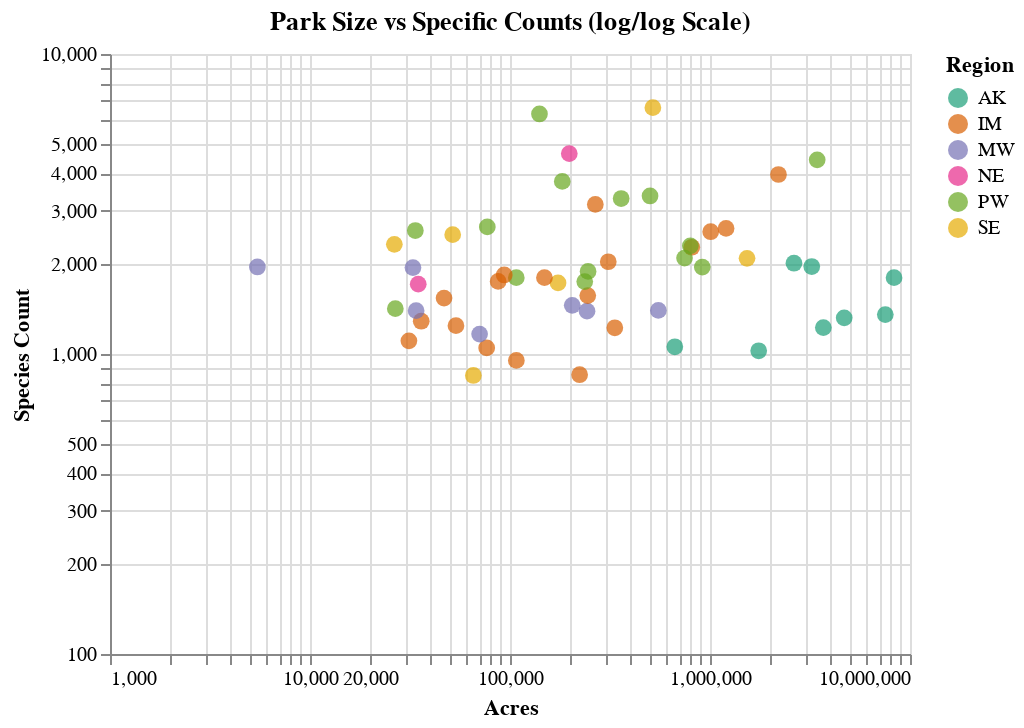

Notebook code for this chart:
### Markdown cell above
## Q5 - Compare the Acres to Species Count

On a log/log scale compare the total species count (only the rows where "Species Type" is "All Types") with the park size. Encode the region using the same color scale as above. Add a tool tip to see the park name, Species Count, and Acres.

Add a `selection_multi` that will highlight the selected data by turning unselected data light gray.

### Code cell
# your code here

park_select = alt.selection_multi(fields = ['Park Name'])

scatter = alt.Chart(df_species_final[df_species_final['Species Type'] == 'All Types']).mark_circle(size = 70).encode(
    
    x = alt.X('Acres:Q',
              scale = alt.Scale(type = 'log')
              ),

    y = alt.Y('Species Count:Q',
              scale = alt.Scale(type = 'log')
              ),

    color = alt.condition(park_select,
                      alt.Color('Region:O', scale = alt.Scale(scheme='dark2')),
                      alt.value('lightgray')
                      ),
    tooltip = ['Park Name', 'Species Count', 'Acres']

).add_selection(
    
    park_select
    
).properties( width = 400, height = 300, title = 'Park Size vs Specific Counts (log/log Scale)')

scatter

### Figure 1 — Vega-Lite specification as saved in the notebook (floating-point values rounded to 4 significant figures)
{"config": {"view": {"continuousWidth": 400, "continuousHeight": 300}}, "data": {"name": "data-9e8799fd04c0f3db67c4a0d71cf80918"}, "mark": {"type": "circle", "size": 70}, "encoding": {"color": {"condition": {"field": "Region", "scale": {"scheme": "dark2"}, "type": "ordinal", "selection": "selector001"}, "value": "lightgray"}, "tooltip": [{"field": "Park Name", "type": "nominal"}, {"field": "Species Count", "type": "quantitative"}, {"field": "Acres", "type": "quantitative"}], "x": {"field": "Acres", "scale": {"type": "log"}, "type": "quantitative"}, "y": {"field": "Species Count", "scale": {"type": "log"}, "type": "quantitative"}}, "height": 300, "selection": {"selector001": {"type": "multi", "fields": ["Park Name"]}}, "title": "Park Size vs Specific Counts (log/log Scale)", "width": 400, "$schema": "https://vega.github.io/schema/vega-lite/v4.17.0.json", "datasets": {"data-9e8799fd04c0f3db67c4a0d71cf80918": [{"UNIT_CODE": "ACAD", "Species Type": "All Types", "Species Count": 1709.0, "Park Name": "Acadia National Park", "Acres": 34770.0, "Region": "NE"}, {"UNIT_CODE": "ARCH", "Species Type": "All Types", "Species Count": 1048.0, "Park Name": "Arches National Park", "Acres": 76460.0, "Region": "IM"}, {"UNIT_CODE": "BADL", "Species Type": "All Types", "Species Count": 1389.0, "Park Name": "Badlands National Park", "Acres": 242700.0, "Region": "MW"}, {"UNIT_CODE": "BIBE", "Species Type": "All Types", "Species Count": 2269.0, "Park Name": "Big Bend National Park", "Acres": 810900.0, "Region": "IM"}, {"UNIT_CODE": "BISC", "Species Type": "All Types", "Species Count": 1726.0, "Park Name": "Biscayne National Park", "Acres": 173800.0, "Region": "SE"}, {"UNIT_CODE": "BLCA", "Species Type": "All Types", "Species Count": 1106.0, "Park Name": "Black Canyon of the Gunnison National Park", "Acres": 31230.0, "Region": "IM"}, {"UNIT_CODE": "BRCA", "Species Type": "All Types", "Species Count": 1286.0, "Park Name": "Bryce Canyon National Park", "Acres": 35990.0, "Region": "IM"}, {"UNIT_CODE": "CANY", "Species Type": "All Types", "Species Count": 1223.0, "Park Name": "Canyonlands National Park", "Acres": 334200.0, "Region": "IM"}, {"UNIT_CODE": "CARE", "Species Type": "All Types", "Species Count": 1566.0, "Park Name": "Capitol Reef National Park", "Acres": 244800.0, "Region": "IM"}, {"UNIT_CODE": "CAVE", "Species Type": "All Types", "Species Count": 1536.0, "Park Name": "Carlsbad Caverns National Park", "Acres": 46800.0, "Region": "IM"}, {"UNIT_CODE": "CHIS", "Species Type": "All Types", "Species Count": 1885.0, "Park Name": "Channel Islands National Park", "Acres": 245700.0, "Region": "PW"}, {"UNIT_CODE": "CONG", "Species Type": "All Types", "Species Count": 2321.0, "Park Name": "Congaree National Park", "Acres": 26410.0, "Region": "SE"}, {"UNIT_CODE": "CRLA", "Species Type": "All Types", "Species Count": 3760.0, "Park Name": "Crater Lake National Park", "Acres": 182600.0, "Region": "PW"}, {"UNIT_CODE": "CUVA", "Species Type": "All Types", "Species Count": 1941.0, "Park Name": "Cuyahoga Valley National Park", "Acres": 32720.0, "Region": "MW"}, {"UNIT_CODE": "DENA", "Species Type": "All Types", "Species Count": 1320.0, "Park Name": "Denali National Park", "Acres": 4689000.0, "Region": "AK"}, {"UNIT_CODE": "DEVA", "Species Type": "All Types", "Species Count": 4439.0, "Park Name": "Death Valley National Park", "Acres": 3435000.0, "Region": "PW"}, {"UNIT_CODE": "DRTO", "Species Type": "All Types", "Species Count": 848.0, "Park Name": "Dry Tortugas National Park", "Acres": 65580.0, "Region": "SE"}, {"UNIT_CODE": "EVER", "Species Type": "All Types", "Species Count": 2084.0, "Park Name": "Everglades National Park", "Acres": 1532000.0, "Region": "SE"}, {"UNIT_CODE": "GAAR", "Species Type": "All Types", "Species Count": 1353.0, "Park Name": "Gates of the Arctic National Park", "Acres": 7527000.0, "Region": "AK"}, {"UNIT_CODE": "GLAC", "Species Type": "All Types", "Species Count": 2556.0, "Park Name": "Glacier National Park", "Acres": 1008000.0, "Region": "IM"}, {"UNIT_CODE": "GLBA", "Species Type": "All Types", "Species Count": 1957.0, "Park Name": "Glacier Bay National Park", "Acres": 3227000.0, "Region": "AK"}, {"UNIT_CODE": "GRBA", "Species Type": "All Types", "Species Count": 2653.0, "Park Name": "Great Basin National Park", "Acres": 77000.0, "Region": "PW"}, {"UNIT_CODE": "GRCA", "Species Type": "All Types", "Species Count": 2622.0, "Park Name": "Grand Canyon National Park", "Acres": 1203000.0, "Region": "IM"}, {"UNIT_CODE": "GRSA", "Species Type": "All Types", "Species Count": 952.0, "Park Name": "Great Sand Dunes National Park", "Acres": 107600.0, "Region": "IM"}, {"UNIT_CODE": "GRSM", "Species Type": "All Types", "Species Count": 6623.0, "Park Name": "Great Smoky Mountains National Park", "Acres": 518000.0, "Region": "SE"}, {"UNIT_CODE": "GRTE", "Species Type": "All Types", "Species Count": 2030.0, "Park Name": "Grand Teton National Park", "Acres": 310000.0, "Region": "IM"}, {"UNIT_CODE": "GUMO", "Species Type": "All Types", "Species Count": 1746.0, "Park Name": "Guadalupe Mountains National Park", "Acres": 87220.0, "Region": "IM"}, {"UNIT_CODE": "HALE", "Species Type": "All Types", "Species Count": 2580.0, "Park Name": "Haleakala National Park", "Acres": 33630.0, "Region": "PW"}, {"UNIT_CODE": "HAVO", "Species Type": "All Types", "Species Count": 3298.0, "Park Name": "Hawai'i Volcanoes National Park", "Acres": 359600.0, "Region": "PW"}, {"UNIT_CODE": "HOSP", "Species Type": "All Types", "Species Count": 1950.0, "Park Name": "Hot Springs National Park", "Acres": 5457.0, "Region": "MW"}, {"UNIT_CODE": "ISRO", "Species Type": "All Types", "Species Count": 1397.0, "Park Name": "Isle Royale National Park", "Acres": 551800.0, "Region": "MW"}, {"UNIT_CODE": "JOTR", "Species Type": "All Types", "Species Count": 2294.0, "Park Name": "Joshua Tree National Park", "Acres": 797500.0, "Region": "PW"}, {"UNIT_CODE": "KATM", "Species Type": "All Types", "Species Count": 1225.0, "Park Name": "Katmai National Park", "Acres": 3688000.0, "Region": "AK"}, {"UNIT_CODE": "KEFJ", "Species Type": "All Types", "Species Count": 1057.0, "Park Name": "Kenai Fjords National Park", "Acres": 667100.0, "Region": "AK"}, {"UNIT_CODE": "KOVA", "Species Type": "All Types", "Species Count": 1025.0, "Park Name": "Kobuk Valley National Park", "Acres": 1752000.0, "Region": "AK"}, {"UNIT_CODE": "LACL", "Species Type": "All Types", "Species Count": 2007.0, "Park Name": "Lake Clark National Park", "Acres": 2629000.0, "Region": "AK"}, {"UNIT_CODE": "LAVO", "Species Type": "All Types", "Species Count": 1797.0, "Park Name": "Lassen Volcanic National Park", "Acres": 107500.0, "Region": "PW"}, {"UNIT_CODE": "MACA", "Species Type": "All Types", "Species Count": 2499.0, "Park Name": "Mammoth Cave National Park", "Acres": 51690.0, "Region": "SE"}, {"UNIT_CODE": "MEVE", "Species Type": "All Types", "Species Count": 1243.0, "Park Name": "Mesa Verde National Park", "Acres": 53690.0, "Region": "IM"}, {"UNIT_CODE": "MORA", "Species Type": "All Types", "Species Count": 1743.0, "Park Name": "Mount Rainier National Park", "Acres": 236400.0, "Region": "PW"}, {"UNIT_CODE": "NOCA", "Species Type": "All Types", "Species Count": 3363.0, "Park Name": "North Cascades National Park", "Acres": 501400.0, "Region": "PW"}, {"UNIT_CODE": "OLYM", "Species Type": "All Types", "Species Count": 1948.0, "Park Name": "Olympic National Park", "Acres": 915100.0, "Region": "PW"}, {"UNIT_CODE": "PEFO", "Species Type": "All Types", "Species Count": 853.0, "Park Name": "Petrified Forest National Park", "Acres": 223000.0, "Region": "IM"}, {"UNIT_CODE": "PINN", "Species Type": "All Types", "Species Count": 1416.0, "Park Name": "Pinnacles National Park", "Acres": 26710.0, "Region": "PW"}, {"UNIT_CODE": "REDW", "Species Type": "All Types", "Species Count": 6310.0, "Park Name": "Redwood National Park", "Acres": 140400.0, "Region": "PW"}, {"UNIT_CODE": "ROMO", "Species Type": "All Types", "Species Count": 3152.0, "Park Name": "Rocky Mountain National Park", "Acres": 267000.0, "Region": "IM"}, {"UNIT_CODE": "SAGU", "Species Type": "All Types", "Species Count": 1834.0, "Park Name": "Saguaro National Park", "Acres": 93590.0, "Region": "IM"}, {"UNIT_CODE": "SHEN", "Species Type": "All Types", "Species Count": 4655.0, "Park Name": "Shenandoah National Park", "Acres": 197900.0, "Region": "NE"}, {"UNIT_CODE": "THRO", "Species Type": "All Types", "Species Count": 1165.0, "Park Name": "Theodore Roosevelt National Park", "Acres": 70460.0, "Region": "MW"}, {"UNIT_CODE": "VOYA", "Species Type": "All Types", "Species Count": 1453.0, "Park Name": "Voyageurs National Park", "Acres": 204700.0, "Region": "MW"}, {"UNIT_CODE": "WICA", "Species Type": "All Types", "Species Count": 1395.0, "Park Name": "Wind Cave National Park", "Acres": 33930.0, "Region": "MW"}, {"UNIT_CODE": "WRST", "Species Type": "All Types", "Species Count": 1796.0, "Park Name": "Wrangell-St. Elias National Park", "Acres": 8322000.0, "Region": "AK"}, {"UNIT_CODE": "YELL", "Species Type": "All Types", "Species Count": 3966.0, "Park Name": "Yellowstone National Park", "Acres": 2199000.0, "Region": "IM"}, {"UNIT_CODE": "YOSE", "Species Type": "All Types", "Species Count": 2088.0, "Park Name": "Yosemite National Park", "Acres": 745900.0, "Region": "PW"}, {"UNIT_CODE": "ZION", "Species Type": "All Types", "Species Count": 1796.0, "Park Name": "Zion National Park", "Acres": 148700.0, "Region": "IM"}]}}
